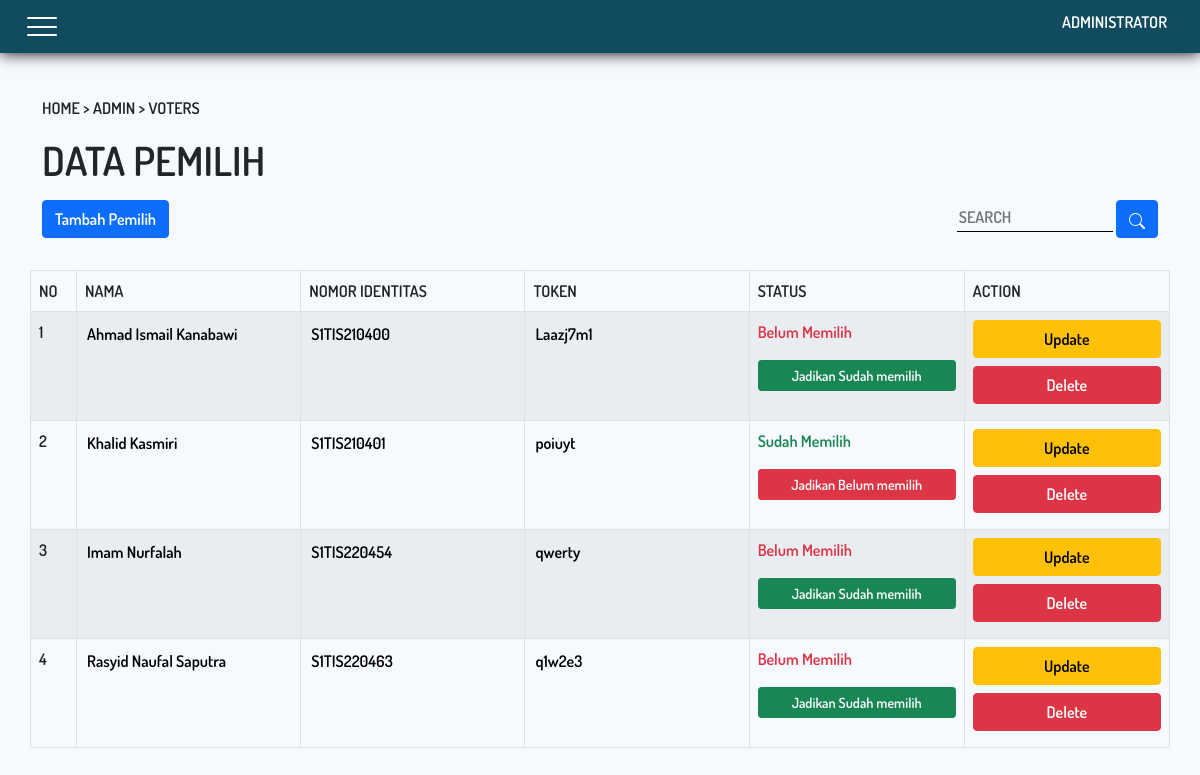
Screenshot of /admin/voters.php (signed in) with the database file from the repository.
### tables this page shows
CREATE TABLE `data_induk_pemilih` (
  `id_voter` int(4) NOT NULL,
  `identity_number` varchar(13) NOT NULL,
  `name` varchar(60) NOT NULL,
  `voter_token` varchar(30) NOT NULL,
  `is_voted` int(1) NOT NULL
);

### admin/voters.php (the view, shortened to what this page needs)
<?php
function query($query)
{
    $result = mysqli_query($GLOBALS['conn'], $query);
    $rows = [];
    while ($row = mysqli_fetch_assoc($result)) {
        $rows[] = $row;
    }
    return $rows;
}
$voters_data = query("SELECT * FROM data_induk_pemilih");
$count_voters_data = count(query("SELECT * FROM data_induk_pemilih"));
?>
<!DOCTYPE html>
<html lang="en">
<head>
    <link rel="stylesheet" href="../aset/css/bootstrap.css">
    <link rel="stylesheet" href="../aset/css/style.css">
</head>
<body>
    <nav class="navbar fixed-top" id="navbar" data-scroll-index="0">
        <div class="container-fluid">
            <button class="navbar-toggler" type="button" data-bs-toggle="collapse" data-bs-target="#navbarNav" aria-controls="navbarNav" aria-expanded="false" aria-label="Toggle navigation">
                <span></span>
                <span></span>
                <span></span>
            </button>
            <h1 class="navbar-brand">ADMINISTRATOR</h1>
        </div>
    </nav>
    <section class="jumbotron-2 mt-5 pt-5">
        <div class="container">
            <div class="row">
                <p>
                    <a href="../">HOME</a> >
                    <a href="dashboard">ADMIN</a> >
                    VOTERS
                </p>
            </div>
        </div>
    </section>
    <section class="data-voters">
        <div class="container">
            <div class="row">
                <h1 class="mb-3">DATA PEMILIH</h1>
            </div>
            <div class="row">
                <div class="col-md-6 add-voters mb-3">
                    <a class="btn btn-md btn-primary" href="add-voters">
                        Tambah Pemilih
                    </a>
                </div>
                <div class="col-md-6 search-voters">
                    <form action="voters-search" method="get">
                        <input type="search" name="search" id="search" placeholder="SEARCH">
                        <button type="submit" class="btn btn-md btn-primary">
                        </button>
                    </form>
                </div>
            </div>
            <div class="row">
                <?php if ($count_voters_data > 0) {
                    uasort($voters_data, function ($a, $b) {
                        return strnatcasecmp($a['identity_number'], $b['identity_number']);
                    });
                ?>
                    <table class="table table-striped table-hover table-bordered mt-3">
                        <thead>
                            <tr>
                                <th scope="col">NO</th>
                                <th scope="col">NAMA</th>
                                <th scope="col">NOMOR IDENTITAS</th>
                                <th scope="col">TOKEN</th>
                                <th scope="col">STATUS</th>
                                <th scope="col">ACTION</th>
                            </tr>
                        </thead>
                        <tbody>
                            <?php $i = 1; ?>
                            <?php foreach ($voters_data as $identity_number => $voter) { ?>
                                <tr>
                                    <form method="post">
                                        <th scope="row">
                                            <?= $i ?>
                                        </th>
                                        <td>
                                            <input type="text" name="new_name" value="<?= htmlspecialchars($voter['name']); ?>">
                                        </td>
                                        <td>
                                            <input type="text" name="new_identity_number" value="<?= htmlspecialchars($voter['identity_number']); ?>">
                                        </td>
                                        <td>
                                            <input type="text" name="new_token" value="<?= htmlspecialchars($voter['voter_token']); ?>">
                                        </td>
                                        <td>
                                            <?php
                                            $isvoted = $voter['is_voted'];
                                            if ($isvoted == 1) {
                                            ?>
                                                <p class="text-success">Sudah Memilih</p>
                                                <button type="submit" name="set_is_voted_0" class="btn btn-sm btn-danger w-100 mb-2 text-light">
                                                    Jadikan Belum memilih
                                                </button>
                                            <?php
                                            } else {
                                            ?>
                                                <p class="text-danger">Belum Memilih</p>
                                                <button type="submit" name="set_is_voted_1" class="btn btn-sm btn-success w-100 mb-2 text-light">
                                                    Jadikan Sudah memilih
                                                </button>
                                            <?php
                                            }
                                            ?>
                                        </td>
                                        <td>
                                            <button type="submit" name="set_voter" class="btn btn-md btn-warning w-100 mb-2">
                                                Update
                                            </button>
                                            <button class="btn btn-md btn-danger w-100 mb-2">
                                                Delete
                                            </button>
                                        </td>
                                    </form>
                                </tr>
                                <?php $i = $i + 1 ?>
                            <?php } ?>
                        </tbody>
                    </table>
                <?php } else { ?>
                    <h2 class="mt-3">Tidak Ada Data</h2>
                <?php } ?>
            </div>
        </div>
    </section>
</body>
</html>

### aset/css/style.css (style rules this page uses)
* { margin: 0; padding: 0; }
body { background-color: #f6f9fd; overflow-x: hidden; }
a { color: inherit; text-decoration: inherit; font-style: inherit; }
:root { --papper-texture : url('../images/papper-texture.jpg'); --ripped-papper : url('../images/ripped-papper.png'); --ripped-papper-3x1 : url('../images/ripped-papper-3x1.png'); --ripped-papper-2 : url('../images/ripped-papper-2.png'); --ripped-papper-2-3x1 : url('../images/ripped-papper-2-3x1.png'); --paper-texture-3 : url('../images/paper-texture-3.jpg'); --havana-sunset-sans-outline: havana-sunset-sans-outline; --havana-sunset-script-alt: havana-sunset-script-alt; --havana-sunset-script: havana-sunset-script; --havana-sunsetsans-filled-havana: havana-sunsetsans-filled-havana; --Gilbert-Einstein: Gilbert-Einstein; --Dosis-bold: Dosis-bold; --Dosis-ExtraBold: Dosis-ExtraBold; --Dosis-ExtraLight: Dosis-ExtraLight; --Dosis-Light: Dosis-Light; --Dosis-Medium: Dosis-Medium; --Dosis-regular: Dosis-regular; --Dosis-SemiBold: Dosis-SemiBold; --Dosis-VariableFont_wght: Dosis-VariableFont_wght; }
.navbar { background-color: #114B5F; box-shadow: 0 0 15px #000000; z-index: 99; color: white; overflow-x: hidden; }
.navbar .navbar-brand { opacity: 1; font-size: 1em; padding: 5px; font-family: Dosis-semiBold; }
.navbar-toggler { box-shadow: none !important; border: none; display: flex; flex-direction: column; position: relative; }
.navbar-toggler span { width: 30px; height: 2.1px; border-radius: 10px; display: absolute; background-color: white; margin: 3px; transition: 0.5s; }
.navbar-toggler span:nth-child(1) { transform-origin: center; animation: navtogspan1 1s ease-in-out forwards; }
.navbar-toggler span:nth-child(2) { transform-origin: center; animation: navtogspan2 1s ease-in-out forwards; transition: 0.5s; }
.navbar-toggler span:nth-child(3) { transform-origin: center; animation: navtogspan3 1s ease-in-out forwards; }
.data-voters { font-family: Dosis-semiBold; }
.data-voters .search-voters { text-align: right; }
.data-voters .search-voters input { background-color: transparent; border: none; border-bottom: 1px solid black; padding: 2px; outline: none; }
.data-voters .table input { background-color: transparent; border: none; padding: 2px; outline: none; }
.data-voters .row:nth-child(3) { -ms-overflow-style: none; scrollbar-width: none; overflow: scroll; }
@media screen and (min-width: 576px) { .data-voters .search-voters { text-align: left; } }
@media screen and (min-width: 768px) { .data-voters .search-voters { text-align: right; } }
.add-voters { font-family: Dosis-semiBold; }
.vote .card, h1, h2 { z-index: 5; }
.jumbotron-2 { font-family: Dosis-semiBold;; }

### rows the page displays
data_induk_pemilih: new_name "Ahmad Ismail Kanabawi", new_identity_number "S1TIS210400", new_token "Laazj7m1", is_voted "Belum Memilih"
data_induk_pemilih: new_name "Khalid Kasmiri", new_identity_number "S1TIS210401", new_token "poiuyt", is_voted "Sudah Memilih"
data_induk_pemilih: new_name "Imam Nurfalah", new_identity_number "S1TIS220454", new_token "qwerty", is_voted "Belum Memilih"
data_induk_pemilih: new_name "Rasyid Naufal Saputra", new_identity_number "S1TIS220463", new_token "q1w2e3", is_voted "Belum Memilih"
